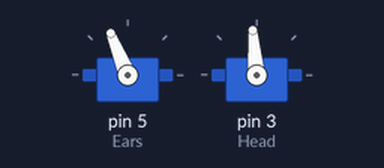
A sketch run on a simulated Arduino Uno, built with avr-gcc and run on an emulated ATmega328P. Parts: 2 × servo.

Above: at 0.15 s.
At 19.1 s:
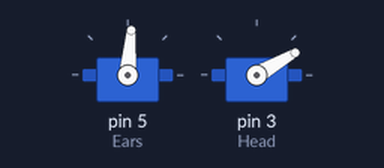
At 27.7 s:
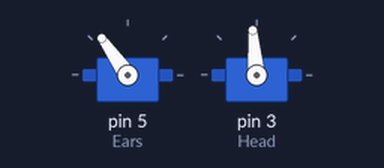
At 38.5 s:
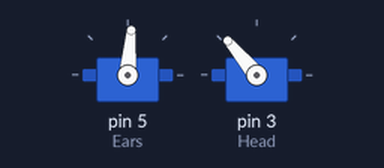
Timing chart, 0 to 40.0 s (numbered marks = the images above):
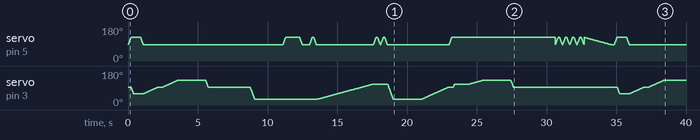

The sketch:

cane.ino
```cpp
//DOG - VERSION 1.0

/*  Code written by Paolo Cavagnolo for FREITAG - 17/10/2022
 *
 *
 *  !!! IMPORTANT MOTORS LIMIT !!!
 *  Head: min 30 - max 130
 *  Ears: min 85 - max 125
 */

#include <Servo.h>

#define minEar 85
#define maxEar 125

Servo Ears; // Ears
Servo Head; // Head

int pos = 0;    // variable to store the servo position

void setup() {

  Ears.attach(5);
  Head.attach(3);

  //ZERO CHECK
  Ears.write(95);
  Head.write(95);

}

void moveHead(uint8_t da, uint8_t aa, uint8_t vel) {

  if (da <= aa) {
    for (pos = da; pos <= aa; pos += 1) { // goes from 0 degrees to 180 degrees
      // in steps of 1 degree
      Head.write(pos);
      delay(vel);                       // waits 15 ms for the servo to reach the position
    }
  }
  else {
    for (pos = da; pos >= aa; pos -= 1) { // goes from 180 degrees to 0 degrees
      Head.write(pos);
      delay(vel);                       // waits 15 ms for the servo to reach the position
    }
  }


}

void moveEars(uint8_t da, uint8_t aa, uint8_t vel) {

  if (da <= aa) {
    for (pos = da; pos <= aa; pos += 1) { // goes from 0 degrees to 180 degrees
      // in steps of 1 degree
      Ears.write(pos);
      delay(vel);                       // waits 15 ms for the servo to reach the position
    }
  }
  else {
    for (pos = da; pos >= aa; pos -= 1) { // goes from 180 degrees to 0 degrees
      Ears.write(pos);
      delay(vel);                       // waits 15 ms for the servo to reach the position
    }
  }


}

void loop() {

  //INITIAL
  moveEars(minEar,maxEar, 5);
  moveHead(95,60, 5);
  delay(500);
  moveEars(maxEar,minEar, 5);
  moveHead(60,95, 30);
  delay(300);
  moveHead(95,130, 30);

  delay(2000);
  moveHead(130,95, 5);
  delay(3000);
  moveHead(95,30, 5);
  delay(2000);

  moveEars(minEar,maxEar, 5);
  delay(1000);
  moveEars(maxEar,minEar, 5);
  delay(500);
  moveEars(minEar,maxEar, 5);
  delay(100);
  moveEars(maxEar,minEar, 5);

  moveHead(30,110,50);

  moveEars(minEar,maxEar, 5);
  delay(100);
  moveEars(maxEar,minEar, 5);
  moveEars(minEar,maxEar, 5);
  delay(100);
  moveEars(maxEar,minEar, 5);

  moveHead(110,30,5);
  delay(2000);
  moveHead(30,95,30);

  moveEars(minEar,maxEar, 5);
  delay(100);

  moveHead(95,110, 5);
  delay(1000);
  moveHead(110,130, 50);
  delay(2000);
  moveHead(130,95, 5);
  delay(3000);

  // LAST EAR FAST BLINKS
  moveEars(minEar,maxEar, 5);
  delay(100);
  moveEars(maxEar,minEar, 5);
  moveEars(minEar,maxEar, 5);
  delay(100);
  moveEars(maxEar,minEar, 5);
  moveEars(minEar,maxEar, 5);
  delay(100);
  moveEars(maxEar,minEar, 5);
  moveEars(minEar,maxEar, 5);
  delay(100);
  moveEars(maxEar,minEar, 5);
  moveEars(maxEar,minEar, 50);  //SLOW EAR MOVEMENT
  delay(100);


}
```
